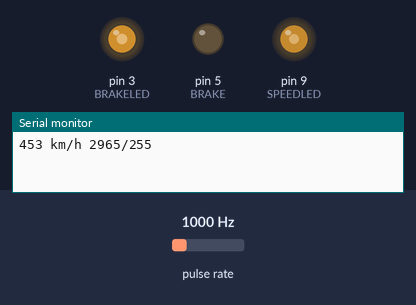
The sketch below on a simulated Arduino Uno, built with avr-gcc and run on an emulated ATmega328P. Shown: output pins drawn as LEDs (lit = HIGH), the last lines printed to the serial monitor. Wiring (inferred from the names in the program): pulse sensor: data pin 2. Inputs (shaded band) come from the test bench; at power-on: pulse rate 1000 Hz.

Above: at 1.2 s.
1.3 s: pulse rate (sensor on pin 2) set to 100 Hz
At 4.0 s:
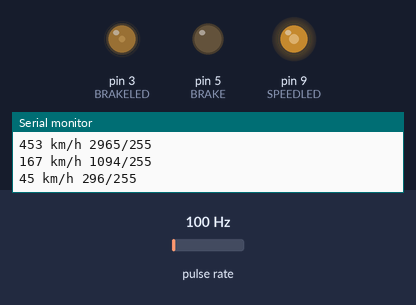
4.3 s: pulse rate (sensor on pin 2) set to 2500 Hz
At 6.5 s:
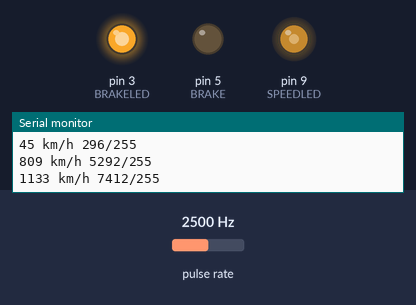
7.3 s: pulse rate (sensor on pin 2) set to 4900 Hz
At 10.8 s:
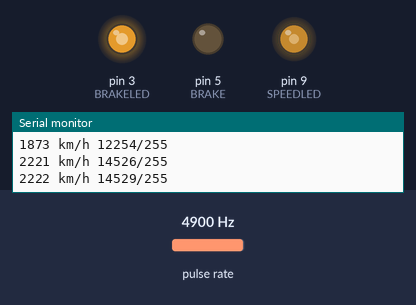
Timing chart, 0 to 16.3 s (numbered marks = the images above; inputs shaded):
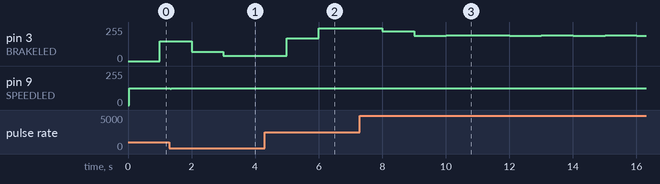

The sketch:

test_freno.ino
```cpp
//The Gooble Bike 2.0VR!
//Test freno
//Basato su un Arduino UNO/Leonardo
//Acquisisce il segnale di velocità del trainer
//ed attua un segnale di frenata proporzionale alla velocità
//Segnali di I/O
//PIN D2 INGRESSO: onda quadra (duty cycle 50%) dal trainer
//Richiede la shield 485.
//Diagnostica locale
//PIN D9 USCITA: LED che replica il segnale di ingresso
//PIN D5 USCITA: BRAKE proporzionale alla velocità
//PIN D3 USCITA: LED che replica il segnale di BRAKE

//Definizione degli I/O
#define SPEED    2
#define SPEEDLED 9
#define BRAKE    5
#define BRAKELED 3

//variabili globali
volatile long startTBase;
volatile long counter;

void setup() {
  //apre console
  Serial.begin(250000);
  //configura I/O
  pinMode(SPEED,INPUT);
  pinMode(SPEEDLED, OUTPUT);
  pinMode(BRAKE,OUTPUT);
  analogWrite(BRAKE,LOW);
  //avvia contatore ed interrupt
  startTBase=micros();
  counter=0;
  attachInterrupt(digitalPinToInterrupt(SPEED), rising, RISING);
}

////ISR sul fronte positivo del segnale SPEED
void rising() {
  counter=counter+1;
  digitalWrite(SPEEDLED,HIGH);
  attachInterrupt(digitalPinToInterrupt(SPEED), falling, FALLING);
}

////ISR sul fronte positivo del segnale SPEED
void falling() {
  digitalWrite(SPEEDLED,LOW);
  attachInterrupt(digitalPinToInterrupt(SPEED), rising, RISING);
}

void loop() {
  //stampa e resetta il contatore ogni secondo
  if(micros()-startTBase> 1000000L) {
    int vel=map(counter,0,86,0,39);
    int brk=map(counter,0,86,0,255);
    analogWrite(BRAKELED,brk);
    Serial.print(vel);
    Serial.print(" km/h ");
    Serial.print(brk);
    Serial.println("/255");
    startTBase=micros();
    counter=0;
  }
}
```

Measured:
- after the input at 1.3 s, pin 3 (BRAKELED): 149/255 → 70/255 after 0.70 s, → 40/255 1.0 s later; pin 9 (SPEEDLED): 127/255 → 121/255 at once, → 127/255 0.04 s later
- after the input at 4.3 s, pin 3 (BRAKELED): 40/255 → 172/255 after 0.70 s, → 244/255 1.0 s later
- after the input at 7.3 s, pin 3 (BRAKELED): 244/255 → 222/255 after 0.70 s, → 190/255 1.0 s later, → 193/255 1.0 s later, → 190/255 2.0 s later, … (8 changes in this stretch)
